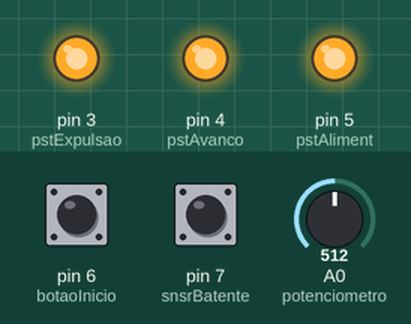
Simulated run of this sketch. Board: Arduino Uno, built with avr-gcc and run on an emulated ATmega328P. Parts: output pins drawn as LEDs (lit = HIGH). Dashed ring = blinking. The test bench sets the inputs (shaded band); at power-on: pin 6 (botaoInicio) HIGH, pin 7 (snsrBatente) HIGH, A0 (potenciometro) = 512.

Above: at 1.2 s.
1.3 s: pin 6 (botaoInicio) pulled LOW for 0.15 s
At 2.4 s:
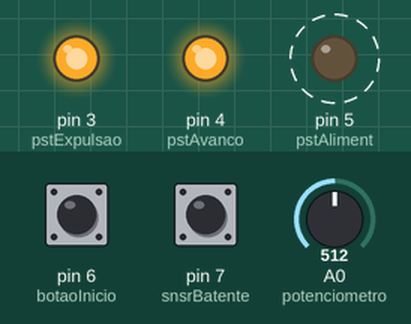
4.4 s: pin 7 (snsrBatente) pulled LOW for 3.2 s
At 8.9 s:
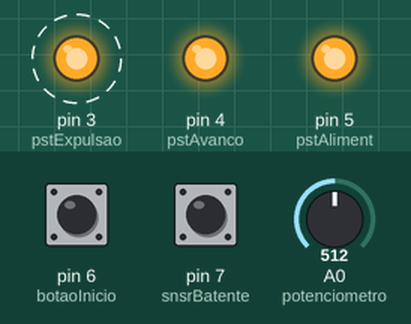
9.1 s: pin 6 (botaoInicio) pulled LOW for 1 s
At 9.7 s:
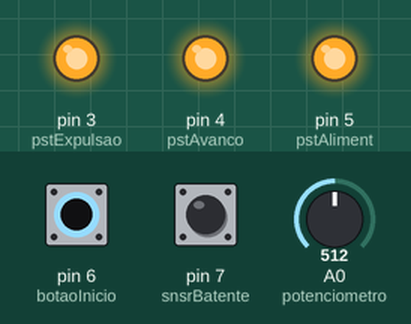
11.6 s: pin 6 (botaoInicio) pulled LOW for 3.2 s
At 16.4 s:
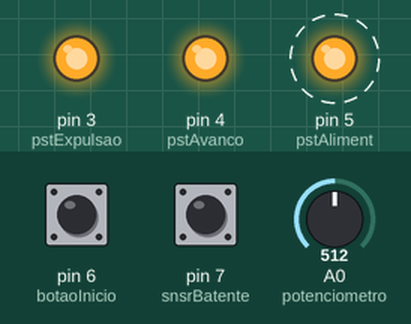
Timing chart, 0 to 18.8 s (numbered marks = the images above; inputs shaded):
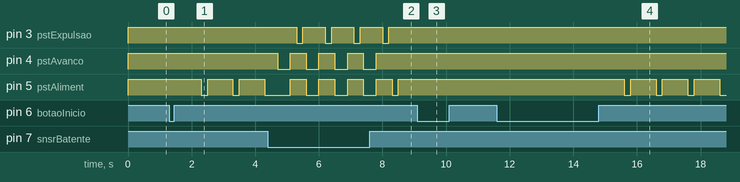

The sketch:

Prensa_Julio_1.4.ino
```cpp
#define pstAvanco 4  //Vou usar define para as constantes, usa menos memoria
#define pstAliment 5
#define pstExpulsao 3
#define snsrBatente 7
#define botaoInicio 6
#define potenciometro A0    //Isto talvez de erro
#define filtroDebounce 200  //Isto define quanto tempo o botão deve ser segurado para registar a mudança

int valPoten = 0;     //Esse é o valor do potenciometro
int delayMap = 0;     //Isso é o valor do Map que controla a velocidade da maquina
int dbncUEstado = 0;  //Registra ultima estado do debounce

int maquinaLigada = LOW;
unsigned long dbncUTempo = 0;  //Registra quando foi a ultima vez que o botão foi pressionado

void setup() {

  pinMode(4, OUTPUT);
  pinMode(5, OUTPUT);
  pinMode(3, OUTPUT);
  pinMode(A1, INPUT_PULLUP);
  pinMode(7, INPUT_PULLUP);
  pinMode(6, INPUT_PULLUP);
  digitalWrite(pstAvanco, HIGH);
  digitalWrite(pstExpulsao, HIGH);
  digitalWrite(pstAliment, HIGH);
  //Serial.begin(9600);               //Isto é para Debug
}

void loop() {

  if (digitalRead(botaoInicio) == LOW) {
    delay(1000);
    if (digitalRead(botaoInicio) == HIGH) {maquinaLigada = !maquinaLigada;}  //Liga e desliga a maquina sem usar um debounce
  }

  if (maquinaLigada == 1) {
    valPoten = analogRead(potenciometro);      //Estas duas linhas definem o delay entra cada ciclo
    delayMap = map(valPoten, 0, 1024, 1200, 400);
    dbncUEstado = digitalRead(snsrBatente);    //Debounce

    if (digitalRead(snsrBatente) == HIGH) {cicloDeAlimentacao();}       //Se o sensor do batente não estiver apertado, rodar ciclo de alimentação

    if (digitalRead(snsrBatente) != dbncUEstado) {dbncUTempo = millis();}       //Se qualquer mudança do sensor ocorrer, anotar hora

    if ((millis() - dbncUTempo > filtroDebounce) && (digitalRead(snsrBatente) == LOW)) { cicloDeFuro(); }   //Se debounce e sensor ativados, Rodar ciclo de furo
  }
  //Serial.println(maquinaLigada);
}


void cicloDeAlimentacao() {

  digitalWrite(pstAliment, LOW);  //O pistão ESTENDE no LOW
  delay(200);                     //Tempo para o pistão de alimentação estender totalmente
  if (digitalRead(snsrBatente)==HIGH){
    digitalWrite(pstAliment, HIGH);
    delay(delayMap);
  }
}

void cicloDeFuro() {

  digitalWrite(pstAliment, LOW);  //Pressionar batente e Furar
  digitalWrite(pstAvanco, LOW);
  delay(400);                     //Esperar Furar
  digitalWrite(pstAvanco, HIGH);  //Levantar prensa e soltar batente
  digitalWrite(pstAliment, HIGH);
  delay(200);
  digitalWrite(pstExpulsao, LOW);  //Espera,expulsa peça, espera, retrai pistão
  delay(200);
  digitalWrite(pstExpulsao, HIGH);
  delay(100);  //Esperançosamente, esse delay impedira que expulse 2 vezes
}
```

Measured:
- after the input at 1.3 s, pin 5 (pstAliment): alternates HIGH for 0.80 s and LOW for 0.20 s, starting after 1.0 s
- after the input at 4.4 s, pin 3 (pstExpulsao): alternates HIGH for 0.70 s and LOW for 0.20 s, starting after 0.90 s; pin 4 (pstAvanco): alternates HIGH for 0.50 s and LOW for 0.40 s, 8 changes in all, then stays HIGH, starting after 0.30 s
- after the input at 9.1 s, pin 5 (pstAliment): stops changing and stays HIGH
- after the input at 11.6 s, pin 5 (pstAliment): alternates HIGH for 0.80 s and LOW for 0.20 s, starting after 4.0 s
